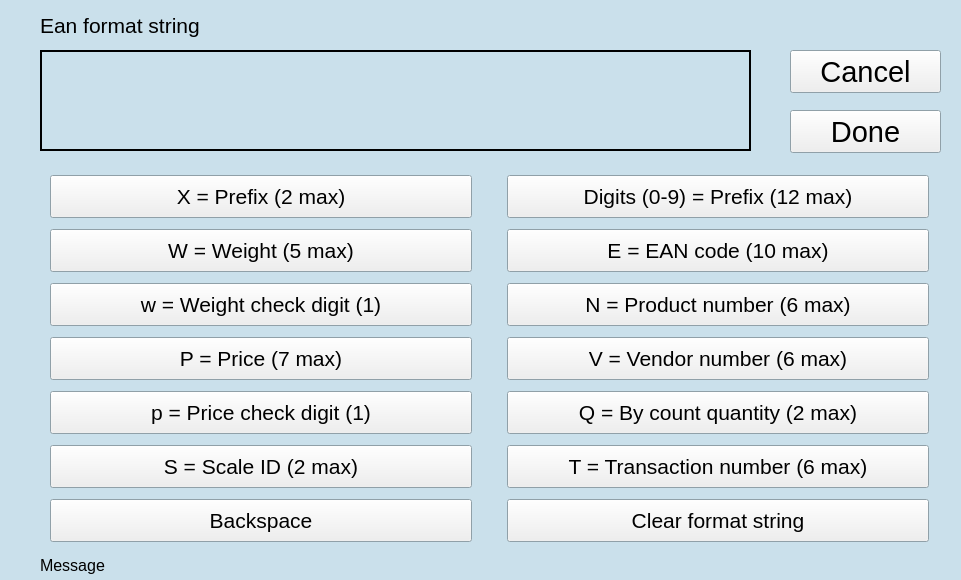
<?xml version="1.0" encoding="UTF-8"?>
<ui version="4.0">
 <class>eanEditor</class>
 <widget class="QWidget" name="eanEditor">
  <property name="geometry">
   <rect>
    <x>0</x>
    <y>0</y>
    <width>961</width>
    <height>580</height>
   </rect>
  </property>
  <property name="sizePolicy">
   <sizepolicy hsizetype="Fixed" vsizetype="Fixed">
    <horstretch>0</horstretch>
    <verstretch>0</verstretch>
   </sizepolicy>
  </property>
  <property name="minimumSize">
   <size>
    <width>961</width>
    <height>580</height>
   </size>
  </property>
  <property name="maximumSize">
   <size>
    <width>961</width>
    <height>580</height>
   </size>
  </property>
  <property name="palette">
   <palette>
    <active>
     <colorrole role="Base">
      <brush brushstyle="SolidPattern">
       <color alpha="255">
        <red>255</red>
        <green>255</green>
        <blue>255</blue>
       </color>
      </brush>
     </colorrole>
     <colorrole role="Window">
      <brush brushstyle="SolidPattern">
       <color alpha="255">
        <red>202</red>
        <green>224</green>
        <blue>235</blue>
       </color>
      </brush>
     </colorrole>
    </active>
    <inactive>
     <colorrole role="Base">
      <brush brushstyle="SolidPattern">
       <color alpha="255">
        <red>255</red>
        <green>255</green>
        <blue>255</blue>
       </color>
      </brush>
     </colorrole>
     <colorrole role="Window">
      <brush brushstyle="SolidPattern">
       <color alpha="255">
        <red>202</red>
        <green>224</green>
        <blue>235</blue>
       </color>
      </brush>
     </colorrole>
    </inactive>
    <disabled>
     <colorrole role="Base">
      <brush brushstyle="SolidPattern">
       <color alpha="255">
        <red>202</red>
        <green>224</green>
        <blue>235</blue>
       </color>
      </brush>
     </colorrole>
     <colorrole role="Window">
      <brush brushstyle="SolidPattern">
       <color alpha="255">
        <red>202</red>
        <green>224</green>
        <blue>235</blue>
       </color>
      </brush>
     </colorrole>
    </disabled>
   </palette>
  </property>
  <property name="windowTitle">
   <string>Form</string>
  </property>
  <property name="autoFillBackground">
   <bool>true</bool>
  </property>
  <widget class="QLabel" name="lblWarningMsg">
   <property name="geometry">
    <rect>
     <x>40</x>
     <y>550</y>
     <width>901</width>
     <height>31</height>
    </rect>
   </property>
   <property name="sizePolicy">
    <sizepolicy hsizetype="Minimum" vsizetype="Fixed">
     <horstretch>0</horstretch>
     <verstretch>0</verstretch>
    </sizepolicy>
   </property>
   <property name="minimumSize">
    <size>
     <width>901</width>
     <height>31</height>
    </size>
   </property>
   <property name="maximumSize">
    <size>
     <width>901</width>
     <height>21</height>
    </size>
   </property>
   <property name="font">
    <font>
     <pointsize>12</pointsize>
    </font>
   </property>
   <property name="text">
    <string>Message</string>
   </property>
  </widget>
  <widget class="QLabel" name="lblEanFormatStr">
   <property name="geometry">
    <rect>
     <x>40</x>
     <y>10</y>
     <width>731</width>
     <height>31</height>
    </rect>
   </property>
   <property name="sizePolicy">
    <sizepolicy hsizetype="Fixed" vsizetype="Fixed">
     <horstretch>0</horstretch>
     <verstretch>0</verstretch>
    </sizepolicy>
   </property>
   <property name="minimumSize">
    <size>
     <width>181</width>
     <height>31</height>
    </size>
   </property>
   <property name="maximumSize">
    <size>
     <width>10000</width>
     <height>31</height>
    </size>
   </property>
   <property name="font">
    <font>
     <pointsize>16</pointsize>
    </font>
   </property>
   <property name="text">
    <string>Ean format string</string>
   </property>
   <property name="wordWrap">
    <bool>false</bool>
   </property>
  </widget>
  <widget class="QPushButton" name="butDone">
   <property name="geometry">
    <rect>
     <x>790</x>
     <y>110</y>
     <width>151</width>
     <height>43</height>
    </rect>
   </property>
   <property name="sizePolicy">
    <sizepolicy hsizetype="Fixed" vsizetype="Fixed">
     <horstretch>0</horstretch>
     <verstretch>0</verstretch>
    </sizepolicy>
   </property>
   <property name="minimumSize">
    <size>
     <width>151</width>
     <height>43</height>
    </size>
   </property>
   <property name="maximumSize">
    <size>
     <width>151</width>
     <height>43</height>
    </size>
   </property>
   <property name="font">
    <font>
     <pointsize>22</pointsize>
    </font>
   </property>
   <property name="text">
    <string>Done</string>
   </property>
  </widget>
  <widget class="QPushButton" name="butCancel">
   <property name="geometry">
    <rect>
     <x>790</x>
     <y>50</y>
     <width>151</width>
     <height>43</height>
    </rect>
   </property>
   <property name="sizePolicy">
    <sizepolicy hsizetype="Fixed" vsizetype="Fixed">
     <horstretch>0</horstretch>
     <verstretch>0</verstretch>
    </sizepolicy>
   </property>
   <property name="minimumSize">
    <size>
     <width>151</width>
     <height>43</height>
    </size>
   </property>
   <property name="maximumSize">
    <size>
     <width>151</width>
     <height>43</height>
    </size>
   </property>
   <property name="font">
    <font>
     <pointsize>22</pointsize>
    </font>
   </property>
   <property name="text">
    <string>Cancel</string>
   </property>
  </widget>
  <widget class="QWidget" name="layoutWidget">
   <property name="geometry">
    <rect>
     <x>40</x>
     <y>170</y>
     <width>901</width>
     <height>381</height>
    </rect>
   </property>
   <layout class="QGridLayout" name="gridLayout">
    <property name="horizontalSpacing">
     <number>25</number>
    </property>
    <item row="0" column="0">
     <widget class="QPushButton" name="butPrefixDigit">
      <property name="sizePolicy">
       <sizepolicy hsizetype="Fixed" vsizetype="Fixed">
        <horstretch>0</horstretch>
        <verstretch>0</verstretch>
       </sizepolicy>
      </property>
      <property name="minimumSize">
       <size>
        <width>422</width>
        <height>43</height>
       </size>
      </property>
      <property name="maximumSize">
       <size>
        <width>422</width>
        <height>43</height>
       </size>
      </property>
      <property name="font">
       <font>
        <pointsize>16</pointsize>
       </font>
      </property>
      <property name="text">
       <string>X = Prefix (2 max)</string>
      </property>
     </widget>
    </item>
    <item row="0" column="1">
     <widget class="QPushButton" name="butKeypadDigits">
      <property name="sizePolicy">
       <sizepolicy hsizetype="Fixed" vsizetype="Fixed">
        <horstretch>0</horstretch>
        <verstretch>0</verstretch>
       </sizepolicy>
      </property>
      <property name="minimumSize">
       <size>
        <width>422</width>
        <height>43</height>
       </size>
      </property>
      <property name="maximumSize">
       <size>
        <width>422</width>
        <height>43</height>
       </size>
      </property>
      <property name="font">
       <font>
        <pointsize>16</pointsize>
       </font>
      </property>
      <property name="text">
       <string>Digits (0-9) = Prefix (12 max)</string>
      </property>
     </widget>
    </item>
    <item row="1" column="0">
     <widget class="QPushButton" name="butWeightDigit">
      <property name="sizePolicy">
       <sizepolicy hsizetype="Fixed" vsizetype="Fixed">
        <horstretch>0</horstretch>
        <verstretch>0</verstretch>
       </sizepolicy>
      </property>
      <property name="minimumSize">
       <size>
        <width>422</width>
        <height>43</height>
       </size>
      </property>
      <property name="maximumSize">
       <size>
        <width>422</width>
        <height>43</height>
       </size>
      </property>
      <property name="font">
       <font>
        <pointsize>16</pointsize>
       </font>
      </property>
      <property name="text">
       <string>W = Weight (5 max)</string>
      </property>
     </widget>
    </item>
    <item row="1" column="1">
     <widget class="QPushButton" name="butEanCodeDigit">
      <property name="sizePolicy">
       <sizepolicy hsizetype="Fixed" vsizetype="Fixed">
        <horstretch>0</horstretch>
        <verstretch>0</verstretch>
       </sizepolicy>
      </property>
      <property name="minimumSize">
       <size>
        <width>422</width>
        <height>43</height>
       </size>
      </property>
      <property name="maximumSize">
       <size>
        <width>422</width>
        <height>43</height>
       </size>
      </property>
      <property name="font">
       <font>
        <pointsize>16</pointsize>
       </font>
      </property>
      <property name="text">
       <string>E = EAN code (10 max)</string>
      </property>
     </widget>
    </item>
    <item row="2" column="0">
     <widget class="QPushButton" name="butWeightCheckDigit">
      <property name="sizePolicy">
       <sizepolicy hsizetype="Fixed" vsizetype="Fixed">
        <horstretch>0</horstretch>
        <verstretch>0</verstretch>
       </sizepolicy>
      </property>
      <property name="minimumSize">
       <size>
        <width>422</width>
        <height>43</height>
       </size>
      </property>
      <property name="maximumSize">
       <size>
        <width>422</width>
        <height>43</height>
       </size>
      </property>
      <property name="font">
       <font>
        <pointsize>16</pointsize>
       </font>
      </property>
      <property name="text">
       <string>w = Weight check digit (1)</string>
      </property>
     </widget>
    </item>
    <item row="2" column="1">
     <widget class="QPushButton" name="butProductNumberDigit">
      <property name="sizePolicy">
       <sizepolicy hsizetype="Fixed" vsizetype="Fixed">
        <horstretch>0</horstretch>
        <verstretch>0</verstretch>
       </sizepolicy>
      </property>
      <property name="minimumSize">
       <size>
        <width>422</width>
        <height>43</height>
       </size>
      </property>
      <property name="maximumSize">
       <size>
        <width>422</width>
        <height>43</height>
       </size>
      </property>
      <property name="font">
       <font>
        <pointsize>16</pointsize>
       </font>
      </property>
      <property name="text">
       <string>N = Product number (6 max)</string>
      </property>
     </widget>
    </item>
    <item row="3" column="0">
     <widget class="QPushButton" name="butPriceDigit">
      <property name="sizePolicy">
       <sizepolicy hsizetype="Fixed" vsizetype="Fixed">
        <horstretch>0</horstretch>
        <verstretch>0</verstretch>
       </sizepolicy>
      </property>
      <property name="minimumSize">
       <size>
        <width>422</width>
        <height>43</height>
       </size>
      </property>
      <property name="maximumSize">
       <size>
        <width>422</width>
        <height>43</height>
       </size>
      </property>
      <property name="font">
       <font>
        <pointsize>16</pointsize>
       </font>
      </property>
      <property name="text">
       <string>P = Price (7 max)</string>
      </property>
     </widget>
    </item>
    <item row="3" column="1">
     <widget class="QPushButton" name="butVendorNumberDigit">
      <property name="sizePolicy">
       <sizepolicy hsizetype="Fixed" vsizetype="Fixed">
        <horstretch>0</horstretch>
        <verstretch>0</verstretch>
       </sizepolicy>
      </property>
      <property name="minimumSize">
       <size>
        <width>422</width>
        <height>43</height>
       </size>
      </property>
      <property name="maximumSize">
       <size>
        <width>422</width>
        <height>43</height>
       </size>
      </property>
      <property name="font">
       <font>
        <pointsize>16</pointsize>
       </font>
      </property>
      <property name="text">
       <string>V = Vendor number (6 max)</string>
      </property>
     </widget>
    </item>
    <item row="4" column="0">
     <widget class="QPushButton" name="butPriceCheckDigit">
      <property name="sizePolicy">
       <sizepolicy hsizetype="Fixed" vsizetype="Fixed">
        <horstretch>0</horstretch>
        <verstretch>0</verstretch>
       </sizepolicy>
      </property>
      <property name="minimumSize">
       <size>
        <width>422</width>
        <height>43</height>
       </size>
      </property>
      <property name="maximumSize">
       <size>
        <width>422</width>
        <height>43</height>
       </size>
      </property>
      <property name="font">
       <font>
        <pointsize>16</pointsize>
       </font>
      </property>
      <property name="text">
       <string>p = Price check digit (1)</string>
      </property>
     </widget>
    </item>
    <item row="4" column="1">
     <widget class="QPushButton" name="butByCountDigit">
      <property name="sizePolicy">
       <sizepolicy hsizetype="Fixed" vsizetype="Fixed">
        <horstretch>0</horstretch>
        <verstretch>0</verstretch>
       </sizepolicy>
      </property>
      <property name="minimumSize">
       <size>
        <width>422</width>
        <height>43</height>
       </size>
      </property>
      <property name="maximumSize">
       <size>
        <width>422</width>
        <height>43</height>
       </size>
      </property>
      <property name="font">
       <font>
        <pointsize>16</pointsize>
       </font>
      </property>
      <property name="text">
       <string>Q = By count quantity (2 max)</string>
      </property>
     </widget>
    </item>
    <item row="5" column="0">
     <widget class="QPushButton" name="butScaleIdDigit">
      <property name="sizePolicy">
       <sizepolicy hsizetype="Fixed" vsizetype="Fixed">
        <horstretch>0</horstretch>
        <verstretch>0</verstretch>
       </sizepolicy>
      </property>
      <property name="minimumSize">
       <size>
        <width>422</width>
        <height>43</height>
       </size>
      </property>
      <property name="maximumSize">
       <size>
        <width>422</width>
        <height>43</height>
       </size>
      </property>
      <property name="font">
       <font>
        <pointsize>16</pointsize>
       </font>
      </property>
      <property name="text">
       <string>S = Scale ID (2 max)</string>
      </property>
     </widget>
    </item>
    <item row="5" column="1">
     <widget class="QPushButton" name="butTransactionNumberDigit">
      <property name="sizePolicy">
       <sizepolicy hsizetype="Fixed" vsizetype="Fixed">
        <horstretch>0</horstretch>
        <verstretch>0</verstretch>
       </sizepolicy>
      </property>
      <property name="minimumSize">
       <size>
        <width>422</width>
        <height>43</height>
       </size>
      </property>
      <property name="maximumSize">
       <size>
        <width>422</width>
        <height>43</height>
       </size>
      </property>
      <property name="font">
       <font>
        <pointsize>16</pointsize>
       </font>
      </property>
      <property name="text">
       <string>T = Transaction number (6 max)</string>
      </property>
     </widget>
    </item>
    <item row="6" column="0">
     <widget class="QPushButton" name="butBackspace">
      <property name="sizePolicy">
       <sizepolicy hsizetype="Fixed" vsizetype="Fixed">
        <horstretch>0</horstretch>
        <verstretch>0</verstretch>
       </sizepolicy>
      </property>
      <property name="minimumSize">
       <size>
        <width>422</width>
        <height>43</height>
       </size>
      </property>
      <property name="maximumSize">
       <size>
        <width>422</width>
        <height>43</height>
       </size>
      </property>
      <property name="font">
       <font>
        <pointsize>16</pointsize>
       </font>
      </property>
      <property name="text">
       <string>Backspace</string>
      </property>
     </widget>
    </item>
    <item row="6" column="1">
     <widget class="QPushButton" name="butClear">
      <property name="sizePolicy">
       <sizepolicy hsizetype="Fixed" vsizetype="Fixed">
        <horstretch>0</horstretch>
        <verstretch>0</verstretch>
       </sizepolicy>
      </property>
      <property name="minimumSize">
       <size>
        <width>422</width>
        <height>43</height>
       </size>
      </property>
      <property name="maximumSize">
       <size>
        <width>422</width>
        <height>43</height>
       </size>
      </property>
      <property name="font">
       <font>
        <pointsize>16</pointsize>
       </font>
      </property>
      <property name="text">
       <string>Clear format string</string>
      </property>
     </widget>
    </item>
   </layout>
  </widget>
  <widget class="QTextEdit" name="txtEanFormatString">
   <property name="geometry">
    <rect>
     <x>40</x>
     <y>50</y>
     <width>711</width>
     <height>101</height>
    </rect>
   </property>
   <property name="minimumSize">
    <size>
     <width>0</width>
     <height>101</height>
    </size>
   </property>
   <property name="font">
    <font>
     <pointsize>16</pointsize>
    </font>
   </property>
   <property name="focusPolicy">
    <enum>Qt::NoFocus</enum>
   </property>
   <property name="acceptDrops">
    <bool>false</bool>
   </property>
   <property name="accessibleDescription">
    <string notr="true"/>
   </property>
   <property name="styleSheet">
    <string notr="true">background-color: rgb(202, 224, 235, 255);</string>
   </property>
   <property name="frameShape">
    <enum>QFrame::Box</enum>
   </property>
   <property name="frameShadow">
    <enum>QFrame::Plain</enum>
   </property>
   <property name="lineWidth">
    <number>2</number>
   </property>
   <property name="textInteractionFlags">
    <set>Qt::NoTextInteraction</set>
   </property>
   <property name="placeholderText">
    <string notr="true"/>
   </property>
  </widget>
 </widget>
 <resources/>
 <connections/>
</ui>
